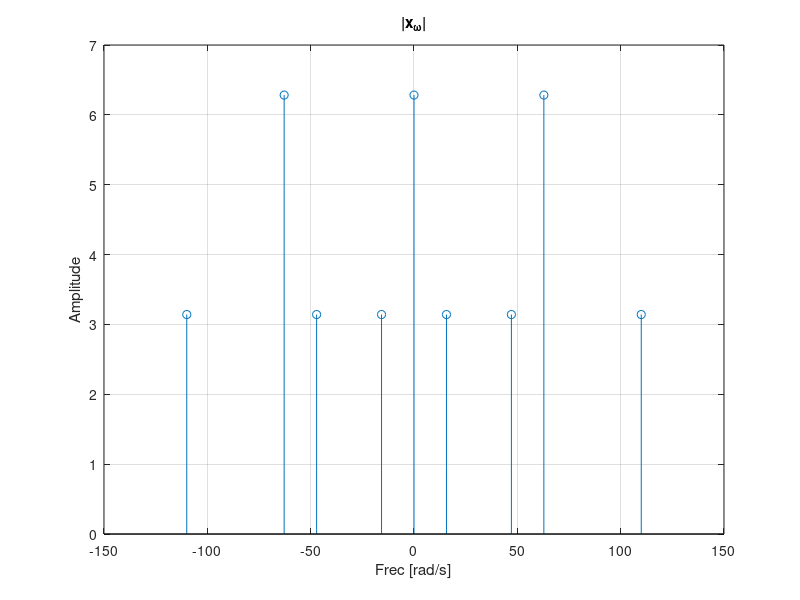

Recreate this plot in MATLAB.
w = [-15*pi 0 15*pi];
Xw = [pi 2*pi pi];

ws = 20*pi;
w = [w-ws w w+ws];
Xw = [Xw Xw Xw];

stem(w,Xw);
grid on;
%xlim([-10*pi-2 10*pi+2]);  %passband filter
xlabel('Frec [rad/s]');
ylabel('Amplitude');
title('|x_\omega|', 'fontweight', 'bold');
